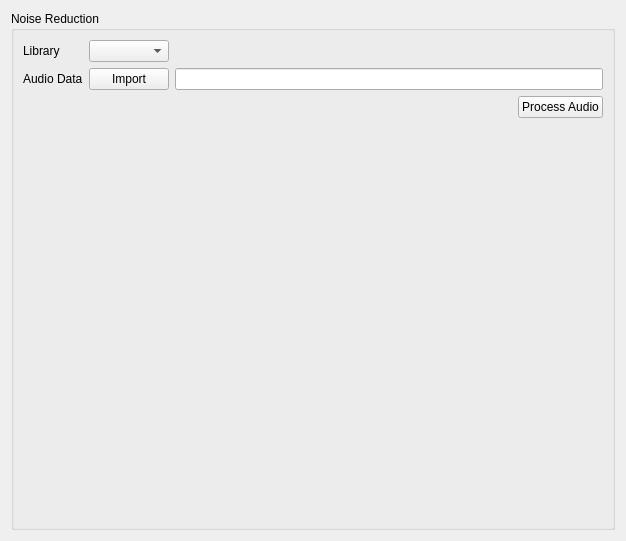
<?xml version="1.0" encoding="UTF-8"?>
<ui version="4.0">
 <class>AudioProcessing</class>
 <widget class="QWidget" name="AudioProcessing">
  <property name="geometry">
   <rect>
    <x>0</x>
    <y>0</y>
    <width>626</width>
    <height>541</height>
   </rect>
  </property>
  <property name="windowTitle">
   <string>Form</string>
  </property>
  <layout class="QGridLayout" name="gridLayout">
   <item row="0" column="0">
    <widget class="QGroupBox" name="groupBox">
     <property name="title">
      <string>Noise Reduction</string>
     </property>
     <layout class="QGridLayout" name="gridLayout_2">
      <item row="1" column="0">
       <widget class="QLabel" name="label_2">
        <property name="sizePolicy">
         <sizepolicy hsizetype="Minimum" vsizetype="Preferred">
          <horstretch>0</horstretch>
          <verstretch>0</verstretch>
         </sizepolicy>
        </property>
        <property name="text">
         <string>Library</string>
        </property>
       </widget>
      </item>
      <item row="4" column="3">
       <widget class="QPushButton" name="btnProcessAudio">
        <property name="text">
         <string>Process Audio</string>
        </property>
       </widget>
      </item>
      <item row="2" column="1">
       <widget class="QPushButton" name="btnImportAudio">
        <property name="text">
         <string>Import</string>
        </property>
       </widget>
      </item>
      <item row="4" column="2">
       <spacer name="horizontalSpacer">
        <property name="orientation">
         <enum>Qt::Horizontal</enum>
        </property>
        <property name="sizeHint" stdset="0">
         <size>
          <width>40</width>
          <height>20</height>
         </size>
        </property>
       </spacer>
      </item>
      <item row="2" column="0">
       <widget class="QLabel" name="label">
        <property name="sizePolicy">
         <sizepolicy hsizetype="Minimum" vsizetype="Preferred">
          <horstretch>0</horstretch>
          <verstretch>0</verstretch>
         </sizepolicy>
        </property>
        <property name="text">
         <string>Audio Data</string>
        </property>
       </widget>
      </item>
      <item row="1" column="1">
       <widget class="QComboBox" name="cbNoiseReductionLib">
        <property name="sizePolicy">
         <sizepolicy hsizetype="Preferred" vsizetype="Fixed">
          <horstretch>0</horstretch>
          <verstretch>0</verstretch>
         </sizepolicy>
        </property>
       </widget>
      </item>
      <item row="2" column="2" colspan="2">
       <widget class="QLineEdit" name="audioDataPath"/>
      </item>
      <item row="5" column="3">
       <widget class="QLabel" name="lblState">
        <property name="sizePolicy">
         <sizepolicy hsizetype="Minimum" vsizetype="Preferred">
          <horstretch>0</horstretch>
          <verstretch>0</verstretch>
         </sizepolicy>
        </property>
        <property name="text">
         <string/>
        </property>
       </widget>
      </item>
      <item row="6" column="3">
       <spacer name="verticalSpacer">
        <property name="orientation">
         <enum>Qt::Vertical</enum>
        </property>
        <property name="sizeHint" stdset="0">
         <size>
          <width>20</width>
          <height>40</height>
         </size>
        </property>
       </spacer>
      </item>
     </layout>
    </widget>
   </item>
  </layout>
 </widget>
 <resources/>
 <connections/>
</ui>
